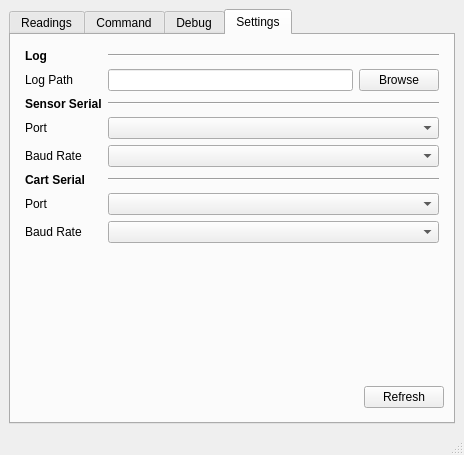
<?xml version="1.0" encoding="UTF-8"?>
<ui version="4.0">
 <class>MainWindow</class>
 <widget class="QMainWindow" name="MainWindow">
  <property name="geometry">
   <rect>
    <x>0</x>
    <y>0</y>
    <width>464</width>
    <height>420</height>
   </rect>
  </property>
  <property name="windowTitle">
   <string>TF03 Test</string>
  </property>
  <widget class="QWidget" name="centralwidget">
   <layout class="QGridLayout" name="gridLayout">
    <item row="0" column="0">
     <widget class="QTabWidget" name="tabWidget">
      <property name="currentIndex">
       <number>3</number>
      </property>
      <widget class="QWidget" name="tab">
       <attribute name="title">
        <string>Readings</string>
       </attribute>
       <layout class="QGridLayout" name="gridLayout_2">
        <item row="0" column="0">
         <layout class="QVBoxLayout" name="verticalLayout">
          <item>
           <spacer name="verticalSpacer">
            <property name="orientation">
             <enum>Qt::Vertical</enum>
            </property>
            <property name="sizeType">
             <enum>QSizePolicy::Fixed</enum>
            </property>
            <property name="sizeHint" stdset="0">
             <size>
              <width>20</width>
              <height>5</height>
             </size>
            </property>
           </spacer>
          </item>
          <item>
           <layout class="QHBoxLayout" name="horizontalLayout">
            <item>
             <spacer name="horizontalSpacer">
              <property name="orientation">
               <enum>Qt::Horizontal</enum>
              </property>
              <property name="sizeType">
               <enum>QSizePolicy::Fixed</enum>
              </property>
              <property name="sizeHint" stdset="0">
               <size>
                <width>5</width>
                <height>20</height>
               </size>
              </property>
             </spacer>
            </item>
            <item>
             <layout class="QVBoxLayout" name="MainChartVerticalLayout"/>
            </item>
            <item>
             <spacer name="horizontalSpacer_2">
              <property name="orientation">
               <enum>Qt::Horizontal</enum>
              </property>
              <property name="sizeType">
               <enum>QSizePolicy::Fixed</enum>
              </property>
              <property name="sizeHint" stdset="0">
               <size>
                <width>5</width>
                <height>20</height>
               </size>
              </property>
             </spacer>
            </item>
           </layout>
          </item>
          <item>
           <spacer name="verticalSpacer_2">
            <property name="orientation">
             <enum>Qt::Vertical</enum>
            </property>
            <property name="sizeType">
             <enum>QSizePolicy::Fixed</enum>
            </property>
            <property name="sizeHint" stdset="0">
             <size>
              <width>20</width>
              <height>5</height>
             </size>
            </property>
           </spacer>
          </item>
          <item>
           <layout class="QHBoxLayout" name="horizontalLayout_4">
            <item>
             <spacer name="horizontalSpacer_5">
              <property name="orientation">
               <enum>Qt::Horizontal</enum>
              </property>
              <property name="sizeHint" stdset="0">
               <size>
                <width>40</width>
                <height>20</height>
               </size>
              </property>
             </spacer>
            </item>
            <item>
             <layout class="QGridLayout" name="gridLayout_6">
              <item row="0" column="2">
               <widget class="QLabel" name="label_9">
                <property name="text">
                 <string>Dist 1</string>
                </property>
                <property name="alignment">
                 <set>Qt::AlignCenter</set>
                </property>
               </widget>
              </item>
              <item row="0" column="4">
               <widget class="QLabel" name="label_10">
                <property name="text">
                 <string>Dist 2</string>
                </property>
                <property name="alignment">
                 <set>Qt::AlignCenter</set>
                </property>
               </widget>
              </item>
              <item row="1" column="2">
               <widget class="QLabel" name="label_13">
                <property name="font">
                 <font>
                  <pointsize>12</pointsize>
                  <weight>75</weight>
                  <bold>true</bold>
                 </font>
                </property>
                <property name="text">
                 <string>Meter</string>
                </property>
                <property name="alignment">
                 <set>Qt::AlignCenter</set>
                </property>
               </widget>
              </item>
              <item row="0" column="0">
               <widget class="QLabel" name="label_8">
                <property name="text">
                 <string>Dist 0</string>
                </property>
                <property name="alignment">
                 <set>Qt::AlignCenter</set>
                </property>
               </widget>
              </item>
              <item row="0" column="1">
               <spacer name="horizontalSpacer_6">
                <property name="orientation">
                 <enum>Qt::Horizontal</enum>
                </property>
                <property name="sizeType">
                 <enum>QSizePolicy::Fixed</enum>
                </property>
                <property name="sizeHint" stdset="0">
                 <size>
                  <width>20</width>
                  <height>7</height>
                 </size>
                </property>
               </spacer>
              </item>
              <item row="0" column="6">
               <widget class="QLabel" name="label_11">
                <property name="text">
                 <string>Dist 3</string>
                </property>
                <property name="alignment">
                 <set>Qt::AlignCenter</set>
                </property>
               </widget>
              </item>
              <item row="1" column="0">
               <widget class="QLabel" name="label_12">
                <property name="font">
                 <font>
                  <pointsize>12</pointsize>
                  <weight>75</weight>
                  <bold>true</bold>
                 </font>
                </property>
                <property name="text">
                 <string>Meter</string>
                </property>
                <property name="alignment">
                 <set>Qt::AlignCenter</set>
                </property>
               </widget>
              </item>
              <item row="0" column="3">
               <spacer name="horizontalSpacer_7">
                <property name="orientation">
                 <enum>Qt::Horizontal</enum>
                </property>
                <property name="sizeType">
                 <enum>QSizePolicy::Fixed</enum>
                </property>
                <property name="sizeHint" stdset="0">
                 <size>
                  <width>20</width>
                  <height>7</height>
                 </size>
                </property>
               </spacer>
              </item>
              <item row="0" column="5">
               <spacer name="horizontalSpacer_8">
                <property name="orientation">
                 <enum>Qt::Horizontal</enum>
                </property>
                <property name="sizeType">
                 <enum>QSizePolicy::Fixed</enum>
                </property>
                <property name="sizeHint" stdset="0">
                 <size>
                  <width>20</width>
                  <height>7</height>
                 </size>
                </property>
               </spacer>
              </item>
              <item row="1" column="6">
               <widget class="QLabel" name="label_15">
                <property name="font">
                 <font>
                  <pointsize>12</pointsize>
                  <weight>75</weight>
                  <bold>true</bold>
                 </font>
                </property>
                <property name="text">
                 <string>Meter</string>
                </property>
                <property name="alignment">
                 <set>Qt::AlignCenter</set>
                </property>
               </widget>
              </item>
              <item row="1" column="4">
               <widget class="QLabel" name="label_14">
                <property name="font">
                 <font>
                  <pointsize>12</pointsize>
                  <weight>75</weight>
                  <bold>true</bold>
                 </font>
                </property>
                <property name="text">
                 <string>Meter</string>
                </property>
                <property name="alignment">
                 <set>Qt::AlignCenter</set>
                </property>
               </widget>
              </item>
             </layout>
            </item>
            <item>
             <spacer name="horizontalSpacer_4">
              <property name="orientation">
               <enum>Qt::Horizontal</enum>
              </property>
              <property name="sizeHint" stdset="0">
               <size>
                <width>40</width>
                <height>20</height>
               </size>
              </property>
             </spacer>
            </item>
           </layout>
          </item>
          <item>
           <layout class="QHBoxLayout" name="horizontalLayout_2">
            <item>
             <spacer name="horizontalSpacer_3">
              <property name="orientation">
               <enum>Qt::Horizontal</enum>
              </property>
              <property name="sizeHint" stdset="0">
               <size>
                <width>40</width>
                <height>20</height>
               </size>
              </property>
             </spacer>
            </item>
            <item>
             <widget class="QPushButton" name="pushButton_13">
              <property name="text">
               <string>Record</string>
              </property>
             </widget>
            </item>
           </layout>
          </item>
         </layout>
        </item>
       </layout>
      </widget>
      <widget class="QWidget" name="tab_2">
       <attribute name="title">
        <string>Command</string>
       </attribute>
       <layout class="QGridLayout" name="gridLayout_3">
        <item row="0" column="0">
         <layout class="QVBoxLayout" name="verticalLayout_2">
          <item>
           <spacer name="verticalSpacer_3">
            <property name="orientation">
             <enum>Qt::Vertical</enum>
            </property>
            <property name="sizeType">
             <enum>QSizePolicy::Fixed</enum>
            </property>
            <property name="sizeHint" stdset="0">
             <size>
              <width>20</width>
              <height>5</height>
             </size>
            </property>
           </spacer>
          </item>
          <item>
           <layout class="QHBoxLayout" name="horizontalLayout_9">
            <item>
             <widget class="QLabel" name="label_23">
              <property name="font">
               <font>
                <weight>75</weight>
                <bold>true</bold>
               </font>
              </property>
              <property name="text">
               <string>Sensor</string>
              </property>
             </widget>
            </item>
            <item>
             <widget class="Line" name="line_3">
              <property name="sizePolicy">
               <sizepolicy hsizetype="Expanding" vsizetype="Fixed">
                <horstretch>0</horstretch>
                <verstretch>0</verstretch>
               </sizepolicy>
              </property>
              <property name="orientation">
               <enum>Qt::Horizontal</enum>
              </property>
             </widget>
            </item>
           </layout>
          </item>
          <item>
           <layout class="QGridLayout" name="gridLayout_4">
            <item row="9" column="0">
             <widget class="QLabel" name="label_6">
              <property name="text">
               <string>---</string>
              </property>
              <property name="alignment">
               <set>Qt::AlignCenter</set>
              </property>
             </widget>
            </item>
            <item row="10" column="1">
             <widget class="QPushButton" name="pushButton_12">
              <property name="text">
               <string>Save Settings</string>
              </property>
             </widget>
            </item>
            <item row="2" column="0">
             <widget class="QLineEdit" name="lineEdit_2"/>
            </item>
            <item row="2" column="1">
             <widget class="QPushButton" name="pushButton_5">
              <property name="text">
               <string>Set Frequency</string>
              </property>
             </widget>
            </item>
            <item row="10" column="0">
             <widget class="QLabel" name="label_7">
              <property name="text">
               <string>---</string>
              </property>
              <property name="alignment">
               <set>Qt::AlignCenter</set>
              </property>
             </widget>
            </item>
            <item row="4" column="0">
             <widget class="QLabel" name="label_2">
              <property name="frameShape">
               <enum>QFrame::NoFrame</enum>
              </property>
              <property name="text">
               <string>---</string>
              </property>
              <property name="alignment">
               <set>Qt::AlignCenter</set>
              </property>
             </widget>
            </item>
            <item row="4" column="1">
             <widget class="QPushButton" name="pushButton_4">
              <property name="text">
               <string>Reset</string>
              </property>
             </widget>
            </item>
            <item row="1" column="0">
             <widget class="QComboBox" name="comboBox_2"/>
            </item>
            <item row="3" column="0">
             <widget class="QLabel" name="label">
              <property name="frameShape">
               <enum>QFrame::NoFrame</enum>
              </property>
              <property name="text">
               <string>---</string>
              </property>
              <property name="alignment">
               <set>Qt::AlignCenter</set>
              </property>
             </widget>
            </item>
            <item row="0" column="0">
             <widget class="QComboBox" name="comboBox"/>
            </item>
            <item row="1" column="1">
             <widget class="QPushButton" name="pushButton_8">
              <property name="text">
               <string>Set Baud Rate</string>
              </property>
             </widget>
            </item>
            <item row="6" column="1">
             <widget class="QPushButton" name="pushButton_6">
              <property name="text">
               <string>Trigger Once</string>
              </property>
             </widget>
            </item>
            <item row="0" column="1">
             <widget class="QPushButton" name="pushButton_7">
              <property name="text">
               <string>Set Output Format</string>
              </property>
             </widget>
            </item>
            <item row="6" column="0">
             <widget class="QLabel" name="label_3">
              <property name="text">
               <string>---</string>
              </property>
              <property name="alignment">
               <set>Qt::AlignCenter</set>
              </property>
             </widget>
            </item>
            <item row="8" column="1">
             <widget class="QPushButton" name="pushButton_10">
              <property name="text">
               <string>Set CheckSum</string>
              </property>
             </widget>
            </item>
            <item row="7" column="0">
             <widget class="QLabel" name="label_4">
              <property name="text">
               <string>---</string>
              </property>
              <property name="alignment">
               <set>Qt::AlignCenter</set>
              </property>
             </widget>
            </item>
            <item row="8" column="0">
             <widget class="QLabel" name="label_5">
              <property name="text">
               <string>---</string>
              </property>
              <property name="alignment">
               <set>Qt::AlignCenter</set>
              </property>
             </widget>
            </item>
            <item row="7" column="1">
             <widget class="QPushButton" name="pushButton_9">
              <property name="text">
               <string>Trigger</string>
              </property>
             </widget>
            </item>
            <item row="9" column="1">
             <widget class="QPushButton" name="pushButton_11">
              <property name="text">
               <string>Restore Factory</string>
              </property>
             </widget>
            </item>
            <item row="3" column="1">
             <widget class="QPushButton" name="pushButton_3">
              <property name="text">
               <string>Check Version</string>
              </property>
             </widget>
            </item>
           </layout>
          </item>
          <item>
           <layout class="QHBoxLayout" name="horizontalLayout_10">
            <item>
             <widget class="QLabel" name="label_24">
              <property name="font">
               <font>
                <weight>75</weight>
                <bold>true</bold>
               </font>
              </property>
              <property name="text">
               <string>Cart</string>
              </property>
             </widget>
            </item>
            <item>
             <widget class="Line" name="line_4">
              <property name="sizePolicy">
               <sizepolicy hsizetype="Expanding" vsizetype="Fixed">
                <horstretch>0</horstretch>
                <verstretch>0</verstretch>
               </sizepolicy>
              </property>
              <property name="orientation">
               <enum>Qt::Horizontal</enum>
              </property>
             </widget>
            </item>
           </layout>
          </item>
          <item>
           <layout class="QGridLayout" name="gridLayout_9">
            <item row="0" column="1">
             <widget class="QPushButton" name="pushButton">
              <property name="text">
               <string>Start Run</string>
              </property>
             </widget>
            </item>
            <item row="0" column="0">
             <widget class="QLineEdit" name="lineEdit"/>
            </item>
           </layout>
          </item>
          <item>
           <layout class="QHBoxLayout" name="horizontalLayout_11">
            <item>
             <widget class="QLabel" name="label_25">
              <property name="text">
               <string>---</string>
              </property>
              <property name="alignment">
               <set>Qt::AlignCenter</set>
              </property>
             </widget>
            </item>
           </layout>
          </item>
          <item>
           <spacer name="verticalSpacer_4">
            <property name="orientation">
             <enum>Qt::Vertical</enum>
            </property>
            <property name="sizeType">
             <enum>QSizePolicy::Expanding</enum>
            </property>
            <property name="sizeHint" stdset="0">
             <size>
              <width>20</width>
              <height>5</height>
             </size>
            </property>
           </spacer>
          </item>
         </layout>
        </item>
       </layout>
      </widget>
      <widget class="QWidget" name="tab_3">
       <attribute name="title">
        <string>Debug</string>
       </attribute>
       <layout class="QGridLayout" name="gridLayout_5">
        <item row="0" column="0">
         <layout class="QVBoxLayout" name="verticalLayout_3">
          <item>
           <spacer name="verticalSpacer_5">
            <property name="orientation">
             <enum>Qt::Vertical</enum>
            </property>
            <property name="sizeType">
             <enum>QSizePolicy::Fixed</enum>
            </property>
            <property name="sizeHint" stdset="0">
             <size>
              <width>20</width>
              <height>5</height>
             </size>
            </property>
           </spacer>
          </item>
          <item>
           <layout class="QHBoxLayout" name="horizontalLayout_3">
            <item>
             <widget class="QLineEdit" name="DebugSendLineEdit"/>
            </item>
            <item>
             <widget class="QPushButton" name="DebugSendPushButton">
              <property name="text">
               <string>Send</string>
              </property>
             </widget>
            </item>
           </layout>
          </item>
          <item>
           <widget class="QPlainTextEdit" name="DebugReceivePlainTextEdit"/>
          </item>
          <item>
           <spacer name="verticalSpacer_6">
            <property name="orientation">
             <enum>Qt::Vertical</enum>
            </property>
            <property name="sizeType">
             <enum>QSizePolicy::Fixed</enum>
            </property>
            <property name="sizeHint" stdset="0">
             <size>
              <width>20</width>
              <height>5</height>
             </size>
            </property>
           </spacer>
          </item>
         </layout>
        </item>
       </layout>
      </widget>
      <widget class="QWidget" name="tab_4">
       <attribute name="title">
        <string>Settings</string>
       </attribute>
       <layout class="QGridLayout" name="gridLayout_7">
        <item row="0" column="0">
         <layout class="QVBoxLayout" name="verticalLayout_4">
          <item>
           <spacer name="verticalSpacer_8">
            <property name="orientation">
             <enum>Qt::Vertical</enum>
            </property>
            <property name="sizeType">
             <enum>QSizePolicy::Fixed</enum>
            </property>
            <property name="sizeHint" stdset="0">
             <size>
              <width>20</width>
              <height>5</height>
             </size>
            </property>
           </spacer>
          </item>
          <item>
           <layout class="QHBoxLayout" name="horizontalLayout_5">
            <item>
             <spacer name="horizontalSpacer_10">
              <property name="orientation">
               <enum>Qt::Horizontal</enum>
              </property>
              <property name="sizeType">
               <enum>QSizePolicy::Fixed</enum>
              </property>
              <property name="sizeHint" stdset="0">
               <size>
                <width>5</width>
                <height>20</height>
               </size>
              </property>
             </spacer>
            </item>
            <item>
             <layout class="QGridLayout" name="gridLayout_8">
              <item row="9" column="0">
               <widget class="QLabel" name="CartSerialBaudRateLabel">
                <property name="text">
                 <string>Baud Rate</string>
                </property>
               </widget>
              </item>
              <item row="9" column="1">
               <widget class="QComboBox" name="CartSerialBaudRateComboBox"/>
              </item>
              <item row="2" column="0">
               <widget class="QLabel" name="label_16">
                <property name="text">
                 <string>Log Path</string>
                </property>
               </widget>
              </item>
              <item row="4" column="0">
               <widget class="QLabel" name="label_17">
                <property name="text">
                 <string>Port</string>
                </property>
               </widget>
              </item>
              <item row="4" column="1">
               <layout class="QHBoxLayout" name="horizontalLayout_7">
                <item>
                 <widget class="QComboBox" name="SensorSerialPortComboBox"/>
                </item>
               </layout>
              </item>
              <item row="3" column="0">
               <widget class="QLabel" name="label_19">
                <property name="font">
                 <font>
                  <weight>75</weight>
                  <bold>true</bold>
                 </font>
                </property>
                <property name="frameShape">
                 <enum>QFrame::NoFrame</enum>
                </property>
                <property name="text">
                 <string>Sensor Serial</string>
                </property>
               </widget>
              </item>
              <item row="2" column="1">
               <layout class="QHBoxLayout" name="horizontalLayout_6">
                <item>
                 <widget class="QLineEdit" name="LogPathLineEdit"/>
                </item>
                <item>
                 <widget class="QPushButton" name="LogPathPushButton">
                  <property name="text">
                   <string>Browse</string>
                  </property>
                 </widget>
                </item>
               </layout>
              </item>
              <item row="0" column="1">
               <widget class="Line" name="line_2">
                <property name="orientation">
                 <enum>Qt::Horizontal</enum>
                </property>
               </widget>
              </item>
              <item row="3" column="1">
               <widget class="Line" name="line">
                <property name="orientation">
                 <enum>Qt::Horizontal</enum>
                </property>
               </widget>
              </item>
              <item row="0" column="0">
               <widget class="QLabel" name="label_18">
                <property name="font">
                 <font>
                  <weight>75</weight>
                  <bold>true</bold>
                 </font>
                </property>
                <property name="frameShape">
                 <enum>QFrame::NoFrame</enum>
                </property>
                <property name="text">
                 <string>Log</string>
                </property>
               </widget>
              </item>
              <item row="5" column="0">
               <widget class="QLabel" name="label_20">
                <property name="text">
                 <string>Baud Rate</string>
                </property>
               </widget>
              </item>
              <item row="5" column="1">
               <widget class="QComboBox" name="SensorSerialBaudRateComboBox"/>
              </item>
              <item row="8" column="0">
               <widget class="QLabel" name="label_22">
                <property name="text">
                 <string>Port</string>
                </property>
               </widget>
              </item>
              <item row="7" column="1">
               <widget class="Line" name="line_5">
                <property name="orientation">
                 <enum>Qt::Horizontal</enum>
                </property>
               </widget>
              </item>
              <item row="7" column="0">
               <widget class="QLabel" name="label_21">
                <property name="font">
                 <font>
                  <weight>75</weight>
                  <bold>true</bold>
                 </font>
                </property>
                <property name="text">
                 <string>Cart Serial</string>
                </property>
               </widget>
              </item>
              <item row="8" column="1">
               <widget class="QComboBox" name="CartSerialPortComboBox"/>
              </item>
              <item row="10" column="1">
               <spacer name="verticalSpacer_10">
                <property name="orientation">
                 <enum>Qt::Vertical</enum>
                </property>
                <property name="sizeHint" stdset="0">
                 <size>
                  <width>20</width>
                  <height>40</height>
                 </size>
                </property>
               </spacer>
              </item>
             </layout>
            </item>
            <item>
             <spacer name="horizontalSpacer_9">
              <property name="orientation">
               <enum>Qt::Horizontal</enum>
              </property>
              <property name="sizeType">
               <enum>QSizePolicy::Fixed</enum>
              </property>
              <property name="sizeHint" stdset="0">
               <size>
                <width>5</width>
                <height>20</height>
               </size>
              </property>
             </spacer>
            </item>
           </layout>
          </item>
          <item>
           <layout class="QHBoxLayout" name="horizontalLayout_8">
            <item>
             <spacer name="horizontalSpacer_12">
              <property name="orientation">
               <enum>Qt::Horizontal</enum>
              </property>
              <property name="sizeHint" stdset="0">
               <size>
                <width>40</width>
                <height>20</height>
               </size>
              </property>
             </spacer>
            </item>
            <item>
             <widget class="QPushButton" name="SettingsRefreshPushButton">
              <property name="text">
               <string>Refresh</string>
              </property>
             </widget>
            </item>
           </layout>
          </item>
          <item>
           <spacer name="verticalSpacer_9">
            <property name="orientation">
             <enum>Qt::Vertical</enum>
            </property>
            <property name="sizeType">
             <enum>QSizePolicy::Fixed</enum>
            </property>
            <property name="sizeHint" stdset="0">
             <size>
              <width>20</width>
              <height>5</height>
             </size>
            </property>
           </spacer>
          </item>
         </layout>
        </item>
       </layout>
      </widget>
     </widget>
    </item>
   </layout>
  </widget>
  <widget class="QMenuBar" name="menubar">
   <property name="geometry">
    <rect>
     <x>0</x>
     <y>0</y>
     <width>464</width>
     <height>17</height>
    </rect>
   </property>
  </widget>
  <widget class="QStatusBar" name="statusbar"/>
 </widget>
 <resources/>
 <connections/>
</ui>
